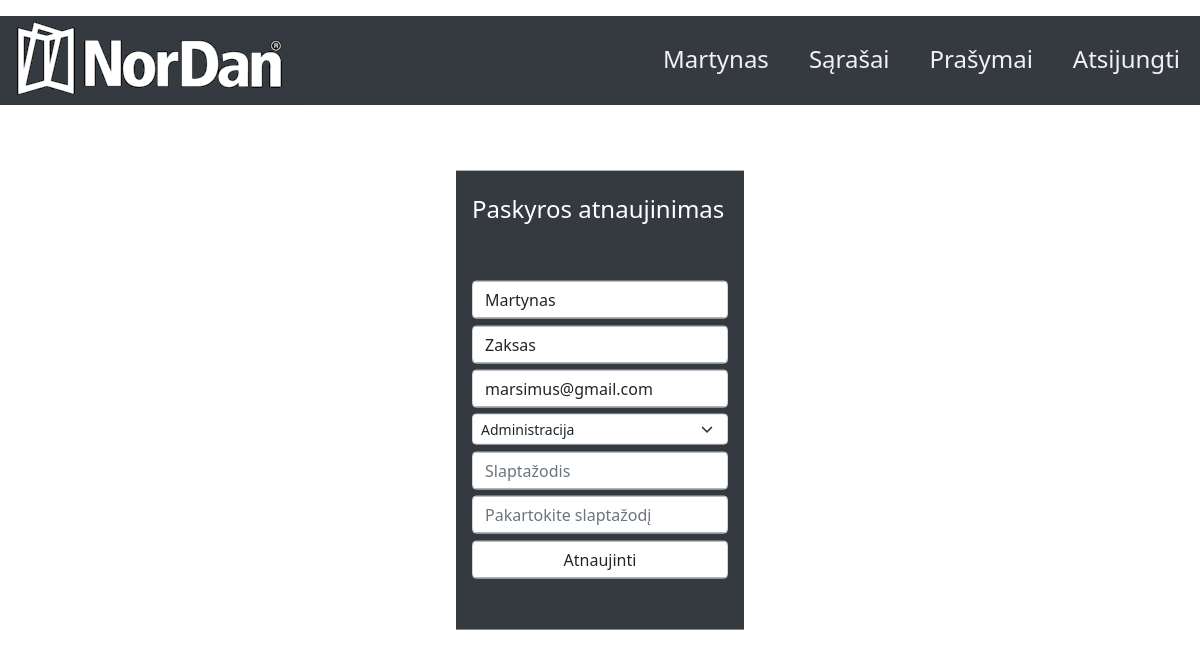
Page /account (signed in) on the committed database.
### app.py (models this page shows, shortened)
class User(db.Model, UserMixin):  # type: ignore
    __tablename__ = "user"
    id = db.Column(db.Integer, primary_key=True)
    name = db.Column(db.String(25), nullable=False)
    surname = db.Column(db.String(25), nullable=False)
    email = db.Column(db.String(25), nullable=False, unique=True)
    department = db.Column(db.String(60), nullable=False)
    password = db.Column(db.String(254), nullable=False)
    pavaldinys = db.Column(db.Integer, nullable=False)
    admin = db.Column(db.Boolean, nullable=False)
    vadovas = db.Column(db.Boolean, nullable=False)
    vacations = db.relationship('Vacations', backref='user')

### app.py (the view, shortened to what this page needs)
@app.route('/account', methods=['GET', 'POST'])
@login_required
def account():
    form = accountform.AccountForm()
    form.name.data = current_user.name  # type: ignore
    form.surname.data = current_user.surname  # type: ignore
    form.email.data = current_user.email  # type: ignore
    form.department.data = current_user.department
    return render_template('account.html', form=form)

### accountform.py (shortened to what this page needs)
class AccountForm(FlaskForm):
    name = StringField(validators=[InputRequired(),Length(min=3, max=25)], render_kw={"placeholder": "Vardas"})
    surname = StringField(validators=[InputRequired(),Length(min=4, max=25)], render_kw={"placeholder": "Pavardė"})
    email = EmailField(validators=[Email()], render_kw={
                       "placeholder": "Elektroninis paštas"})
    department = SelectField('Skyrius', choices=[(1, "PVC Gamyba"), (2, "ALU Gamyba"), (3, "Administracija")], validators=[InputRequired()], render_kw={"placeholder": "Skyrius"})
    password = PasswordField(validators=[InputRequired(),Length(min=1, max=25)], render_kw={"placeholder": "Slaptažodis"})
    confirm = PasswordField(validators=[EqualTo('password', 'Slaptažodis nesutampa')], render_kw={"placeholder": "Pakartokite slaptažodį"})
    submit = SubmitField("Atnaujinti")

### app.py (called while the page is built)
@login_manager.user_loader
def load_user(id):
    return User.query.get(int(id))

### templates/account.html (shortened to what this page needs)
{% extends "base.html" %}
{% block content %}
<form  method="POST" action="">
<div class="flex_container1">
    <div class="simple-modal" tabindex="0">
        <div class="simple-modal__content">
            <header>
                <br>
                <h4 class="modal_title">Paskyros atnaujinimas<span class="modal_close" ></h4>
                    <br>
            </header>
        </div>
            <div class="box3"></div>
            <div class="box3">{% if form.name.errors %}
                    {{ form.name(class="form-control is-invalid") }}
                    <div class="invalid-feedback">
                        {% for error in form.name.errors %}
                            <span>{{ error }}</span>
                        {% endfor %}
                        </div>
                {% else %}
                    {{ form.name(class="form-control") }}
                {% endif %}
            </div>
            <div class="box3">{% if form.surname.errors %}
                    {{ form.surname(class="form-control is-invalid") }}
                    <div class="invalid-feedback">
                        {% for error in form.surname.errors %}
                            <span>{{ error }}</span>
                        {% endfor %}
                        </div>
                {% else %}
                    {{ form.surname(class="form-control") }}
                {% endif %}
            </div>
            <div class="box3">{% if form.email.errors %}
                    {{ form.email(class="form-control is-invalid") }}
                    <div class="invalid-feedback">
                        {% for error in form.email.errors %}
                            <span>{{ error }}</span>
                        {% endfor %}
                    </div>
                {% else %}
                    {{ form.email(class="form-control") }}
                {% endif %}
            </div>
            <div class="box3">{% if form.department.errors %}
                    {{ form.department(class="form-control  is-invalid") }}
                    <div class="invalid-feedback">
                        {% for error in form.department.errors %}
                            <span>{{ error }}</span>
                        {% endfor %}
                    </div>
                {% else %}
                    {{ form.department(class="form-select form-select-sm") }}
                {% endif %}
            </div>
            <div class="box3">{% if form.password.errors %}
                    {{ form.password(class="form-control is-invalid") }}
                    <div class="invalid-feedback">
                        {% for error in form.password.errors %}
                            <div>{{ error }}</div>
                        {% endfor %}
                    </div>
                {% else %}
                    {{ form.password(class="form-control") }}
                {% endif %}
            </div>
            <div class="box3">{% if form.confirm.errors %}
                    {{ form.confirm(class="form-control is-invalid") }}
                    <div class="invalid-feedback">
                        {% for error in form.confirm.errors %}
                            <span>{{ error }}</span>
                        {% endfor %}
                    </div>
                {% else %}
                    {{ form.confirm(class="form-control") }}
                {% endif %}
            </div>
            <div class="box3">{{ form.submit(class="form-control") }}</div>
            <br>
            <br>
        </div>
    </div>
</form>
{% endblock content %}

### templates/top.html (shortened to what this page needs)
<head>
    <link rel="stylesheet" href="{{ url_for('static', filename='css/style.css') }}">
</head>
<header>
    <div class="topnav app">
        {% if current_user.is_authenticated %}
        <a class="split menu"  href="{{url_for('logout')}}">Atsijungti</a>
        <a class="split menu" href="{{url_for('vacation_request')}}">Prašymai</a>
        <a class="split menu" href="{{url_for('dashboard')}}">Sąrašai</a>
        <a class="split menu" href="{{url_for('account')}}">{{ current_user.name }}</a>
        {% else %}
        <a class="split menu" href="{{url_for('register')}}">Registruotis</a>
        <a class="split menu" href="{{url_for('login')}}">Prisijungti</a>
        <a class="split menu" href="{{url_for('reset_password')}}">Atkurti Paskyrą</a>
        {% endif %}
        <img class="img" class="split" src="{{ url_for('static', filename='logo/logo_gr_300x89.png') }}" alt="">
    </div>
</header>

### static/css/style.css (style rules this page uses)
.topnav { overflow: hidden; max-height: 89px; background-color: rgb(52,58,64); min-height: 89px; width: 100%; }
.topnav a { float: left; color: #f2f2f2; text-align: center; padding: 25px 20px; text-decoration: none; font-size: 24px; min-height: 89px; }
.dropdown, .split { background-color: rgb(52,58,64); max-height: 89px; }
.topnav a.split, select.split { float: right; }
.flex_container1 { margin-left: 35%; align-self: center; flex-direction:column; flex-wrap: nowrap; }
.box3 { max-width: 18rem; padding: 0.2rem; flex: 0 0 25em; justify-content: center; display:block; padding-left: 1rem; padding-right: 1rem; }
.simple-modal { color: white; background: rgb(52,58,64); position: absolute; float: left; left: 50%; top: 50%; transform: translate(-50%, -50%); }
.modal_title { padding-left: 1rem; padding-right: 1rem; display:block; font-size: 24px; }

### rows in the picture
User: name "Martynas", surname "Zaksas", email "marsimus@gmail.com", department "Administracija"
